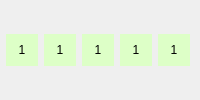
                        <widget class="QFrame" name="frame_41">
                         <property name="sizePolicy">
                          <sizepolicy hsizetype="Preferred" vsizetype="Preferred">
                           <horstretch>0</horstretch>
                           <verstretch>0</verstretch>
                          </sizepolicy>
                         </property>
                         <property name="minimumSize">
                          <size>
                           <width>0</width>
                           <height>24</height>
                          </size>
                         </property>
                         <property name="maximumSize">
                          <size>
                           <width>16777215</width>
                           <height>16777215</height>
                          </size>
                         </property>
                         <property name="styleSheet">
                          <string notr="true">border: 0px;</string>
                         </property>
                         <property name="frameShape">
                          <enum>QFrame::StyledPanel</enum>
                         </property>
                         <property name="frameShadow">
                          <enum>QFrame::Raised</enum>
                         </property>
                         <layout class="QHBoxLayout" name="horizontalLayout_29">
                          <property name="spacing">
                           <number>0</number>
                          </property>
                          <property name="sizeConstraint">
                           <enum>QLayout::SetDefaultConstraint</enum>
                          </property>
                          <property name="leftMargin">
                           <number>0</number>
                          </property>
                          <property name="topMargin">
                           <number>0</number>
                          </property>
                          <property name="rightMargin">
                           <number>0</number>
                          </property>
                          <property name="bottomMargin">
                           <number>0</number>
                          </property>
                          <item>
                           <widget class="QPushButton" name="pushButton_85">
                            <property name="maximumSize">
                             <size>
                              <width>32</width>
                              <height>32</height>
                             </size>
                            </property>
                            <property name="styleSheet">
                             <string notr="true">background-color: rgb(221, 255, 199)</string>
                            </property>
                            <property name="text">
                             <string>1</string>
                            </property>
                           </widget>
                          </item>
                          <item>
                           <widget class="QPushButton" name="pushButton_86">
                            <property name="maximumSize">
                             <size>
                              <width>32</width>
                              <height>32</height>
                             </size>
                            </property>
                            <property name="styleSheet">
                             <string notr="true">background-color: rgb(221, 255, 199)</string>
                            </property>
                            <property name="text">
                             <string>1</string>
                            </property>
                           </widget>
                          </item>
                          <item>
                           <widget class="QPushButton" name="pushButton_87">
                            <property name="maximumSize">
                             <size>
                              <width>32</width>
                              <height>32</height>
                             </size>
                            </property>
                            <property name="styleSheet">
                             <string notr="true">background-color: rgb(221, 255, 199)</string>
                            </property>
                            <property name="text">
                             <string>1</string>
                            </property>
                           </widget>
                          </item>
                          <item>
                           <widget class="QPushButton" name="pushButton_88">
                            <property name="maximumSize">
                             <size>
                              <width>32</width>
                              <height>32</height>
                             </size>
                            </property>
                            <property name="styleSheet">
                             <string notr="true">background-color: rgb(221, 255, 199)</string>
                            </property>
                            <property name="text">
                             <string>1</string>
                            </property>
                           </widget>
                          </item>
                          <item>
                           <widget class="QPushButton" name="pushButton_89">
                            <property name="maximumSize">
                             <size>
                              <width>32</width>
                              <height>32</height>
                             </size>
                            </property>
                            <property name="styleSheet">
                             <string notr="true">background-color: rgb(221, 255, 199)</string>
                            </property>
                            <property name="text">
                             <string>1</string>
                            </property>
                           </widget>
                          </item>
                         </layout>
                        </widget>
